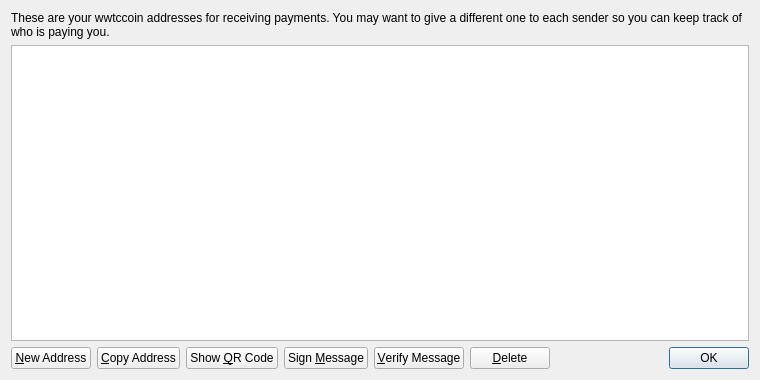
<?xml version="1.0" encoding="UTF-8"?>
<ui version="4.0">
 <class>AddressBookPage</class>
 <widget class="QWidget" name="AddressBookPage">
  <property name="geometry">
   <rect>
    <x>0</x>
    <y>0</y>
    <width>760</width>
    <height>380</height>
   </rect>
  </property>
  <property name="windowTitle">
   <string>Address Book</string>
  </property>
  <layout class="QVBoxLayout" name="verticalLayout">
   <item>
    <widget class="QLabel" name="labelExplanation">
     <property name="text">
      <string>These are your wwtccoin addresses for receiving payments. You may want to give a different one to each sender so you can keep track of who is paying you.</string>
     </property>
     <property name="textFormat">
      <enum>Qt::PlainText</enum>
     </property>
     <property name="wordWrap">
      <bool>true</bool>
     </property>
    </widget>
   </item>
   <item>
    <widget class="QTableView" name="tableView">
     <property name="contextMenuPolicy">
      <enum>Qt::CustomContextMenu</enum>
     </property>
     <property name="toolTip">
      <string>Double-click to edit address or label</string>
     </property>
     <property name="tabKeyNavigation">
      <bool>false</bool>
     </property>
     <property name="alternatingRowColors">
      <bool>true</bool>
     </property>
     <property name="selectionMode">
      <enum>QAbstractItemView::SingleSelection</enum>
     </property>
     <property name="selectionBehavior">
      <enum>QAbstractItemView::SelectRows</enum>
     </property>
     <property name="sortingEnabled">
      <bool>true</bool>
     </property>
     <attribute name="verticalHeaderVisible">
      <bool>false</bool>
     </attribute>
    </widget>
   </item>
   <item>
    <layout class="QHBoxLayout" name="horizontalLayout">
     <item>
      <widget class="QPushButton" name="newAddressButton">
       <property name="toolTip">
        <string>Create a new address</string>
       </property>
       <property name="text">
        <string>&amp;New Address</string>
       </property>
       <property name="icon">
        <iconset resource="../bitcoin.qrc">
         <normaloff>:/icons/add</normaloff>:/icons/add</iconset>
       </property>
      </widget>
     </item>
     <item>
      <widget class="QPushButton" name="copyToClipboard">
       <property name="toolTip">
        <string>Copy the currently selected address to the system clipboard</string>
       </property>
       <property name="text">
        <string>&amp;Copy Address</string>
       </property>
       <property name="icon">
        <iconset resource="../bitcoin.qrc">
         <normaloff>:/icons/editcopy</normaloff>:/icons/editcopy</iconset>
       </property>
      </widget>
     </item>
     <item>
      <widget class="QPushButton" name="showQRCode">
       <property name="text">
        <string>Show &amp;QR Code</string>
       </property>
       <property name="icon">
        <iconset resource="../bitcoin.qrc">
         <normaloff>:/icons/qrcode</normaloff>:/icons/qrcode</iconset>
       </property>
      </widget>
     </item>
     <item>
      <widget class="QPushButton" name="signMessage">
       <property name="toolTip">
        <string>Sign a message to prove you own a wwtccoin address</string>
       </property>
       <property name="text">
        <string>Sign &amp;Message</string>
       </property>
       <property name="icon">
        <iconset resource="../bitcoin.qrc">
         <normaloff>:/icons/edit</normaloff>:/icons/edit</iconset>
       </property>
      </widget>
     </item>
     <item>
      <widget class="QPushButton" name="verifyMessage">
       <property name="toolTip">
        <string>Verify a message to ensure it was signed with a specified wwtccoin address</string>
       </property>
       <property name="text">
        <string>&amp;Verify Message</string>
       </property>
       <property name="icon">
        <iconset resource="../bitcoin.qrc">
         <normaloff>:/icons/transaction_0</normaloff>:/icons/transaction_0</iconset>
       </property>
      </widget>
     </item>
     <item>
      <widget class="QPushButton" name="deleteButton">
       <property name="toolTip">
        <string>Delete the currently selected address from the list</string>
       </property>
       <property name="text">
        <string>&amp;Delete</string>
       </property>
       <property name="icon">
        <iconset resource="../bitcoin.qrc">
         <normaloff>:/icons/remove</normaloff>:/icons/remove</iconset>
       </property>
      </widget>
     </item>
     <item>
      <spacer name="horizontalSpacer">
       <property name="orientation">
        <enum>Qt::Horizontal</enum>
       </property>
       <property name="sizeHint" stdset="0">
        <size>
         <width>40</width>
         <height>20</height>
        </size>
       </property>
      </spacer>
     </item>
     <item>
      <widget class="QDialogButtonBox" name="buttonBox">
       <property name="sizePolicy">
        <sizepolicy hsizetype="Maximum" vsizetype="Fixed">
         <horstretch>0</horstretch>
         <verstretch>0</verstretch>
        </sizepolicy>
       </property>
       <property name="standardButtons">
        <set>QDialogButtonBox::Ok</set>
       </property>
      </widget>
     </item>
    </layout>
   </item>
  </layout>
 </widget>
 <resources>
  <include location="../bitcoin.qrc"/>
 </resources>
 <connections/>
</ui>
